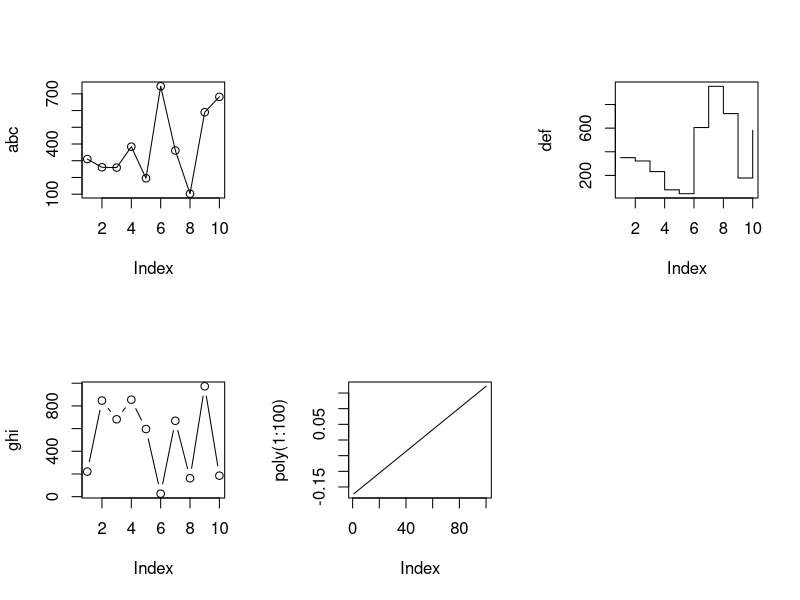

Here is the R script that generated this plot: (Note: a time limit stopped this script after it produced the figure.)
###############################################################################
#######                     R Graphics                                  #######
###############################################################################

split.screen(c(2,3))
screen(5)
plot(poly(1:100),type = 'l')
abc <- sample(1:1000,10)
def <- sample(1:1000,10)
ghi <- sample(1:1000,10)
screen(1)
plot(abc, type = 'o')
screen(3)
plot(def,type = 's')
screen(4)
plot(ghi,type = 'b')
close.screen(all = TRUE)

## save graphics
dev.copy(pdf,"sample.pdf")
dev.off()

data("lh")
data <- lh
str(data)
head(data)
data

## plotrix package
install.packages("plotrix")
library(plotrix)
demo(plotrix)

## par()
par(mfrow = c(1,1))
plot(abc, type = 'o')
plot(def,type = 's')
plot(ghi,type = 'b')
?switch
ccc <- c("b","QQ","a","A","bb")
# note: cat() produces no output for NULL
for(ch in ccc)
    cat(ch,":", switch(EXPR = ch, a = 1, b = 2:3), "\n")
        
##step 1:
abc <- rcauchy(30)
##step 2:
plot(abc, type = "o",col = "red", ylim = c(-10,10),axe = F, ann = F)
##step 3:
axis(1, at=1:30)
axis(2, ylim = c(-10,10))
##step 4:
title(main = "rcauchy(30)", col.main = "blue", font.main = 5)
title(xlab = "1:30",ylab = "Values")
##step 5:
lines(rcauchy(30,scale = 2), type = 'o',
      pch = 20, col = "green",lty = 2)
##step 6:
legend(1,6,c("1","2"),cex = 0.8, col = c("red","green"),pch = 21, lty=1:2,
       title = "scale")
?points

## lines, arrows, rectangle , text
x <- c(1,3,6,8,9)
y <- c(12,56,78,32,9)
plot(x,y)

segments(6,78,8,32,col = "blue")
arrows(3,56,1,12)
rect(4,20,6,30, density = 4)

text(4,40, "샘플 text")
mtext("우측의 문자열",side=4,adj=.3)
mtext("상단의 문자열",side=3,adj=.7)

?stars

## four fold plot
x <- aperm(UCBAdmissions, c(2, 1, 3))
dimnames(x)[[2]] <- c("Yes", "No")
names(dimnames(x)) <- c("Sex", "Admit?", "Department")
stats::ftable(x)
fourfoldplot(margin.table(x, c(1, 2)))
fourfoldplot(x, margin = 2)

## 3D plot - image, persp, contour, filled, contour, scatterplot3d


## lattice package
library(lattice)
layout(matrix(c(1,2,3,3,4,4),2,3))
layout.show(3)

## ggplot2 package
library(ggplot2)

data("women")
str(women)

quakes
